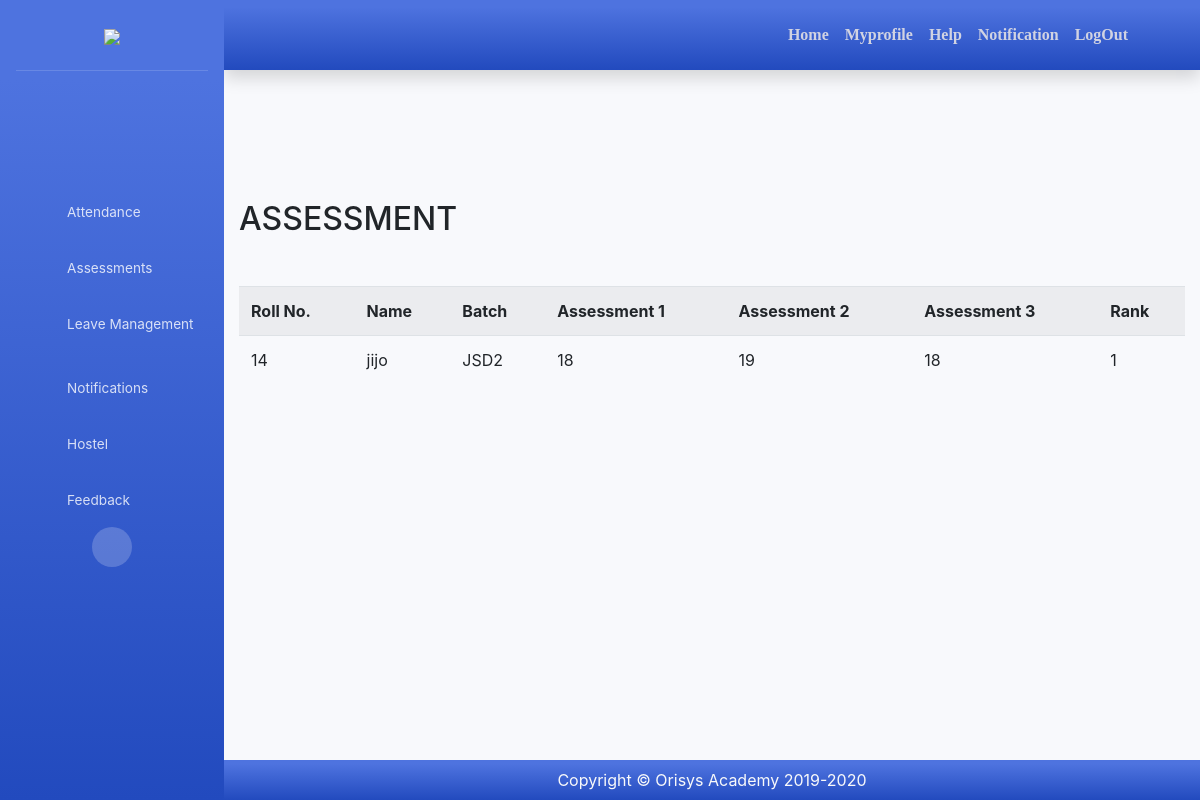
The page /student-assesment/ (signed in) on the database its author committed.
### faculty/models.py (models this page shows)
class faculty_assessment(models.Model):
    roll_no          = models.IntegerField(primary_key=True)
    name             = models.CharField(max_length=200)
    batch            = models.CharField(max_length=200)
    asses1           = models.CharField(max_length=200)
    asses2           = models.CharField(max_length=200)
    asses3           = models.CharField(max_length=200)
    rank             = models.CharField(max_length=200)
    class Meta:
       db_table = 'faculty_assessment'

### student/views.py (the view)
# urls.py: path('student-assesment/',views.st_assessment,name='student_assesmnt'),
def st_assessment(request):
    QuerySet    = faculty_assessment.objects.all().filter(name=request.session['stud_user'])
    return render(request,'student_assessment.html',{'stud_data':QuerySet})

### student/templates/student_assessment.html (shortened to what this page needs)
{% load static %}
<!DOCTYPE html>
<html lang="en">
<head>
  <link  rel="stylesheet" href="{% static 'fontawesome/css/all.min.css' %}">
  <link  rel="stylesheet" href="{% static 'css/sb-admin-2.min.css' %}" >
  <link  rel="stylesheet" href="{% static 'css/bootstrap.min.css' %}" >
  <link  rel="stylesheet" href="{% static 'css/style.css' %}" >
</head>
<body id="page-top" >
  <div id="wrapper">
    <ul class="navbar-nav bg-gradient-primary sidebar sidebar-dark accordion" id="accordionSidebar">
      <a class="sidebar-brand d-flex align-items-center justify-content-center" href="index.php">
			<div>
		<img src="{% static 'img/log.svg' %}" class="img-fluid">
        </div>
      </a>
      <hr class="sidebar-divider my-0">
      <li class="nav-item active">
        <a class="nav-link" href="index.php" class="text-center">
          <i class="fas fa-user user-font px-4"></i></a></li>
	   <li class="nav-item">
        <a class="nav-link collapsed" href="{% url 'student_attendence' %}">
          <i class="fas fa-user-graduate px-3"></i>
          <span>Attendance</span>
        </a>
      <li class="nav-item">
        <a class="nav-link collapsed" href="{% url 'student_assesmnt' %}">
          <i class="fas fa-chalkboard-teacher px-3"></i>
          <span>Assessments</span>
        </a>
      </li>
      <li class="nav-item">
        <a class="nav-link collapsed" href="#" data-toggle="collapse" data-target="#collapsePages" aria-expanded="true" aria-controls="collapsePages">
          <i class="fas fa-school px-3"></i>
         <span>Leave Management</span>
        </a>
      </li>
      <li class="nav-item">
        <a class="nav-link collapsed" href="notification.php">
          <i class="fas fa-bell px-3"></i>
          <span>Notifications</span>
        </a>
      </li>
      <li class="nav-item">
        <a class="nav-link" href="hostel.php">
          <i class="fas fa-info-circle px-3"></i>
          <span>Hostel</span></a>
      </li>
	  <li class="nav-item">
        <a class="nav-link" href="feedback.php">
          <i class="fas fa-info-circle px-3"></i>
          <span>Feedback</span></a>
      </li>
      <div class="text-center d-none d-md-inline">
        <button class="rounded-circle border-0" id="sidebarToggle"></button>
      </div>
    </ul>
    <div id="content-wrapper" class="d-flex flex-column">
      <div id="content">
		<div class="container-fliud">
        <nav class="navbar navbar-expand navbar-light topbar mb-4 static-top shadow bg-gradient-primary">
          <ul class="navbar-nav ml-auto pr-5 p-hide">
            <li class="nav-item ">
              <a class="nav-link " href="{%  url 'student_home_page' %}">
                <i class="fas fa-home"><p> Home</p></i>
              </a>
            </li>
			<li class="nav-item">
              <a class="nav-link " href="student-profile.php">
                <i class="fas fa-user "><p> Myprofile</p></i>
              </a>
            </li>
			<li class="nav-item">
              <a class="nav-link " href="student-home.php">
                <i class="fas fa-info"> <p>Help</p></i>
              </a>
            </li>
			<li class="nav-item">
              <a class="nav-link " href="#"  >
                <i class="fas fa-bell "><p> Notification</p></i>
              </a>
            </li>
			<li class="nav-item">
              <a class="nav-link " href="{% url 'st_logout' %}" >
                <i class="fas fa-sign-out-alt  text-gray"><p>LogOut</p></i>
              </a>
            </li>
          </ul>
        </nav>
		</div>
</div>
<section>
	<div class="container">
		<h2 class="mb-5">ASSESSMENT</h2>
			<div style="overflow-x:auto;">
				<table class="table table-striped">
					<tr>
					<th>Roll No.</th>
					<th>Name</th>
					<th>Batch</th>
					<th>Assessment 1</th>
					<th>Assessment 2</th>
					<th>Assessment 3</th>
					<th>Rank</th>
					</tr>
					{% if stud_data %}
					{% for i in stud_data %}
					<tr>
					<td>{{i.roll_no}}</td>
					<td>{{i.name}}</td>
					<td>{{i.batch}}</td>
					<td>{{i.asses1}}</td>
					<td>{{i.asses2}}</td>
					<td>{{i.asses3}}</td>
					<td>{{i.rank }}</td>
					{% endfor %}
					{% endif %}
					</tr>
				</table>
			</div>
	</div>
</section>
<br>
<br>
<br>
<br>
<br>
<br>
<br>
<br>
<br>
<br>
<br>
<br>
<br>
<br>
<br>
	<footer class="">
		<div class="copyright text-center bg-gradient-primary py-2 text-light">
		  <span>Copyright &copy; Orisys Academy 2019-2020</span>
	  </div>
	</footer>
</div>
  </div>
</body>
</html>

### faculty/static/css/style.css (style rules this page uses)
.user-font { font-size:80px!important; }
.form-style input,button { width: 100%; }

### rows shown on the page
faculty_assessment: roll_no "14", name "jijo", batch "JSD2", asses1 "18", asses2 "19", asses3 "18", rank "1"
